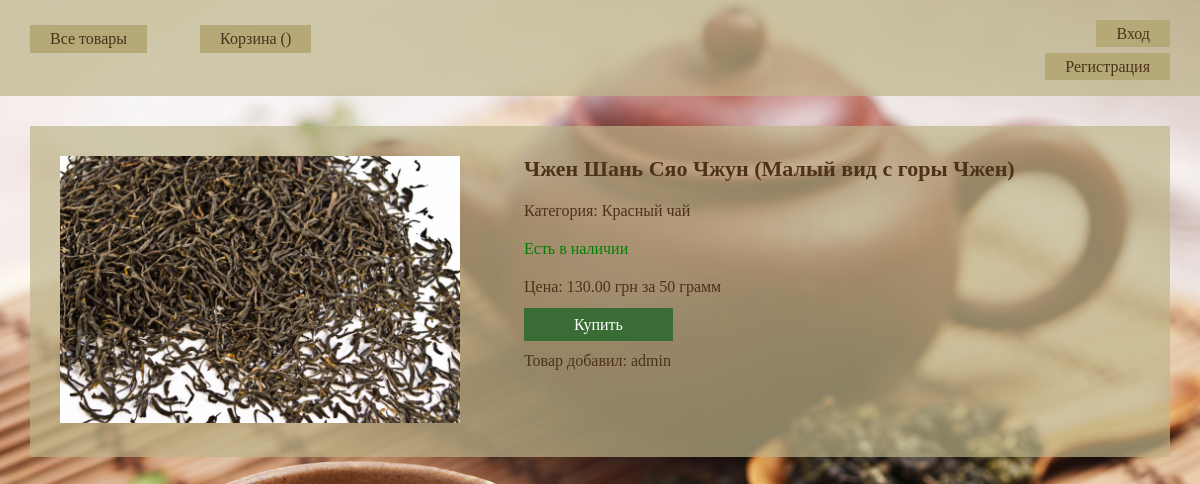
The app's page /tea/product/5/ with its own data.
### tea/models.py (models this page shows, shortened)
class Product(models.Model):
    name = models.CharField(max_length=100)
    category = models.ForeignKey(Category, on_delete=models.CASCADE)
    price = models.DecimalField(max_digits=10, decimal_places=2)
    quantity = models.PositiveIntegerField()
    photo = models.ImageField(default='None', upload_to='products_photo/')
    user = models.ForeignKey(User, null=True)

class Category(models.Model):
    name = models.CharField(max_length=100)
    def __str__(self):
        return str(self.name)

### tea/views.py (the view)
# urls.py: url(r'^product/(?P<id>\d+)/$', ProductDetail.as_view(), name='product_detail'),
class ProductDetail(DetailView):
    model = Product
    pk_url_kwarg = 'id'
    template_name = 'product.html'
    def get_context_data(self, **kwargs):
        context = super(ProductDetail, self).get_context_data(**kwargs)
        context['cart'] = Cart(self.request)
        return context

### templates/product.html (shortened to what this page needs)
{% extends "base.html" %}
{% block content %}
    <div class="product_overview">
        <img src="{{ product.photo.url }}">
        <div class="details">
            <h1>{{ product.name }}</h1>
            <p>Категория: {{ product.category }}</p>
            {% if product.quantity > 0 %}
                <p class="yes">Есть в наличии</p>
            {% else %}
                <p class="no">Нет в наличии</p>
            {% endif %}
            <p>Цена: {{ product.price }} грн за 50 грамм</p>
            {% if product.quantity >= 50  %}
                <a href="add_to_cart/" class="add_to_cart_btn enabled">Купить</a>
            {% else %}
                <a href="" class="add_to_cart_btn disabled">Купить</a>
            {% endif %}
            <br><br>
            <p>Товар добавил: {{product.user}}</p>
        </div>
    </div>
{% endblock %}

### static/css/style.css (style rules this page uses)
html, body, div, span, a, img, strong, b, u, i, ol, ul, li, form, label, table, tbody, thead, tr, th, td, article, aside, footer, header, menu, nav, h1,h2,h3, p { margin: 0; padding: 0; border: 0; }
html, body { height: 100%; width: 100%; }
body { background: url(../images/back.jpg) no-repeat; background-size: cover; background-attachment: fixed; }
.product_overview { width: 95%; margin: 30px; background-color: rgba(190, 181, 138, 0.7); }
.product_overview img { margin: 30px; width: 400px; display: inline-block; }
.details { margin: 30px; display: inline-block; vertical-align: top; max-width: 600px; color: #4d321b; }
.details h1 { font-size: 22px; margin-bottom: 20px; }
.details p { margin-bottom: 20px; }
.details .yes { color: #008000; }
.add_to_cart_btn { text-decoration: none; padding: 8px 50px; font-size: 16px; background-color: #3a6d35; color: #fff; -moz-transition: background-color 0.3s 0.1s ease; -o-transition: background-color 0.3s 0.1s ease; -webkit-transition: background-color 0.3s 0.1s ease; }

### records on screen
Product: photo (picture), name "Чжен Шань Сяо Чжун (Малый вид с горы Чжен)", category "Красный чай", price "130.00", user "admin"
